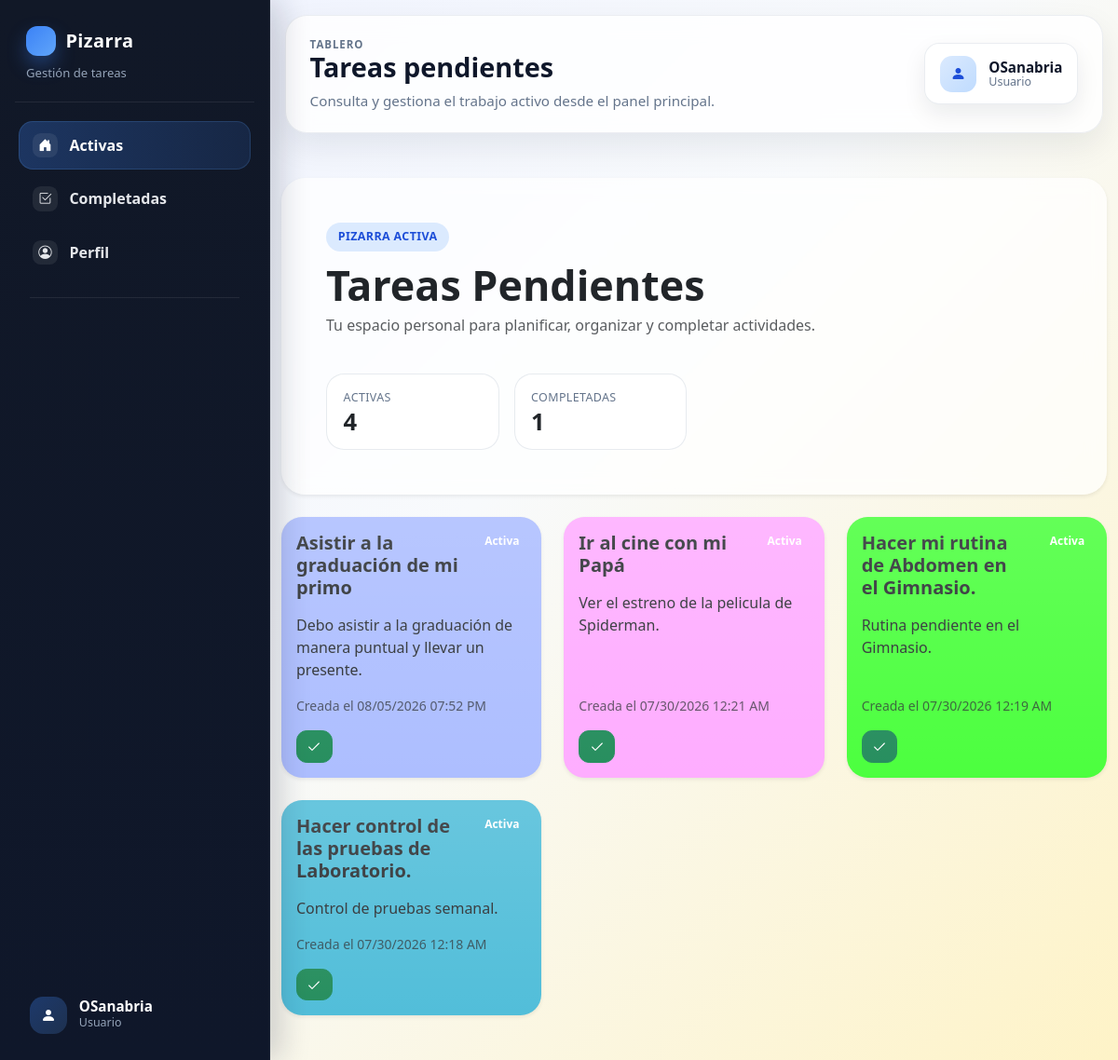
/dashboard/ (signed in), run on the app's committed database.
### tareas/models.py (models this page shows, shortened)
class Task(models.Model):
    class Status(models.TextChoices):
        PENDING = 'pending', 'Pendiente'
        COMPLETED = 'completed', 'Completada'
    title = models.CharField(max_length=120)
    description = models.TextField(blank=True)
    color = models.CharField(max_length=7, default='#ffeaa7')
    status = models.CharField(max_length=20, choices=Status.choices, default=Status.PENDING)
    created_at = models.DateTimeField(auto_now_add=True)
    completed_at = models.DateTimeField(null=True, blank=True)
    asignado_a = models.ForeignKey(
    User,
    on_delete=models.CASCADE,
    related_name='tareas',
    null=True,
    blank=True
)
    class Meta:
        ordering = ['-created_at']

### tareas/views.py (the view)
# urls.py: path('dashboard/', views.dashboard, name='dashboard'),
@login_required
def dashboard(request):
    pending_queryset = task_scope_queryset(request.user, Task.Status.PENDING)
    completed_queryset = task_scope_queryset(request.user, Task.Status.COMPLETED)
    if request.user.is_superuser:
        tasks, selected_assignee, selected_order, search_query = apply_superuser_filters(request, pending_queryset)
        filter_users = get_user_model().objects.order_by('username')
        filtered_count = tasks.count()
    else:
        tasks = pending_queryset
        selected_assignee = ''
        selected_order = 'recent'
        search_query = ''
        filter_users = []
        filtered_count = tasks.count()
    return render(request, 'dashboard.html', {
        'tasks': tasks,
        'pending_count': pending_queryset.count(),
        'completed_count': completed_queryset.count(),
        'filtered_count': filtered_count,
        'filter_users': filter_users,
        'selected_assignee': selected_assignee,
        'selected_order': selected_order,
        'search_query': search_query,
    })

### tareas/views.py (called while the page is built)
def task_scope_queryset(user, status):
    queryset = Task.objects.filter(status=status)
    if user.is_superuser:
        return queryset
    return queryset.filter(asignado_a=user)

### templates/dashboard.html (shortened to what this page needs)
{% extends 'base.html' %}
{% load tz %}
{% block topbar_kicker %}Tablero{% endblock %}
{% block topbar_title %}Tareas pendientes{% endblock %}
{% block topbar_subtitle %}Consulta y gestiona el trabajo activo desde el panel principal.{% endblock %}
{% block content %}
<div class="board-hero card border-0 shadow-sm mb-4">
  <div class="card-body p-4 p-md-5">
    <div class="d-flex flex-wrap justify-content-between align-items-center gap-3">
      <div class="hero-text">
        <span class="section-pill">Pizarra activa</span>
        <h1 class="display-6 fw-bold mb-2">Tareas Pendientes</h1>
        <p class="text-muted mb-0">Tu espacio personal para planificar, organizar y completar actividades.</p>
      </div>
    </div>
    <div class="row g-3 mt-4">
      <div class="col-6 col-md-3">
        <div class="stat-tile">
          <div class="stat-label">Activas</div>
          <div class="stat-value">{{ pending_count }}</div>
        </div>
      </div>
      <div class="col-6 col-md-3">
        <div class="stat-tile">
          <div class="stat-label">Completadas</div>
          <div class="stat-value">{{ completed_count }}</div>
        </div>
      </div>
    </div>
  </div>
</div>
{% if tasks %}
  <div class="row g-4">
    {% for task in tasks %}
      <div class="col-12 col-md-6 col-xl-4">
        <div class="task-card card h-100 border-0 shadow-sm" style="background-color: {{ task.color }};">
          <div class="card-body d-flex flex-column">
            <div class="d-flex justify-content-between align-items-start gap-3 mb-3">
              <h2 class="h5 fw-bold mb-0">{{ task.title }}</h2>
              <span class="badge text-bg-dark-subtle">Activa</span>
            </div>
            <p class="task-description flex-grow-1">{{ task.description|linebreaksbr }}</p>
            <div class="small text-muted mb-3">Creada el <span class="created-at" data-timestamp="{{ task.created_at|date:'c' }}">{{ task.created_at|localtime|date:"d/m/Y H:i" }}</span></div>
            <div class="d-flex flex-wrap gap-2">
              <form method="post" action="{% url 'task_complete' task.pk %}" id="complete-form-{{ task.pk }}">
                <button type="button" class="btn btn-sm btn-success app-btn" data-bs-toggle="modal" data-bs-target="#completeModal" data-form-id="complete-form-{{ task.pk }}" aria-label="Completar tarea">
                  <svg xmlns="http://www.w3.org/2000/svg" width="16" height="16" viewBox="0 0 24 24" fill="none" aria-hidden="true">
                    <path d="M20 6L9 17l-5-5" stroke="#fff" stroke-width="1.6" stroke-linecap="round" stroke-linejoin="round"/>
                  </svg>
                </button>
              </form>
            </div>
          </div>
        </div>
      </div>
    {% endfor %}
  </div>
{% else %}
  <div class="empty-state card border-0 shadow-sm">
    <div class="card-body p-5 text-center">
      <h2 class="h4 fw-bold mb-2">No tienes tareas activas</h2>
    </div>
  </div>
{% endif %}
{% endblock %}

### templates/base.html (shortened to what this page needs)
{% load static %}
<!doctype html>
<html lang="es">
<head>
  <link href="https://cdn.jsdelivr.net/npm/bootstrap@5.3.3/dist/css/bootstrap.min.css" rel="stylesheet">
  <link href="https://cdn.jsdelivr.net/npm/bootstrap-icons@1.11.3/font/bootstrap-icons.min.css" rel="stylesheet">
  <link rel="stylesheet" href="{% static 'css/style.css' %}?v=20260723b">
</head>
<body class="{% if user.is_authenticated %}app-authenticated{% endif %}">
  {% if user.is_authenticated %}
    <div class="app-shell">
      <aside class="sidebar-desktop d-none d-lg-flex">
        <div class="sidebar-brand">
          <a href="{% url 'dashboard' %}">Pizarra</a>
          <span>Gestión de tareas</span>
        </div>
        {% include 'partials/sidebar_nav.html' %}
      </aside>
      <div class="app-content">
        <header class="topbar">
          <div class="topbar-copy">
            <span class="topbar-kicker">{% block topbar_kicker %}Panel de trabajo{% endblock %}</span>
            <h1 class="topbar-title">{% block topbar_title %}Pizarra de tareas{% endblock %}</h1>
            <p class="topbar-subtitle">{% block topbar_subtitle %}Organiza y supervisa tus tareas desde un solo lugar.{% endblock %}</p>
          </div>
          <a class="topbar-profile d-none d-md-inline-flex" href="{% url 'profile' %}">
            <span class="topbar-profile-avatar"><i class="bi bi-person-fill"></i></span>
            <span class="topbar-profile-text">
              <strong>{{ user.username }}</strong>
              <small>{% if user.is_superuser %}Super administrador{% else %}Usuario{% endif %}</small>
            </span>
          </a>
        </header>
  {% endif %}
  <main class="{% if user.is_authenticated %}app-main container-fluid py-4 py-lg-5{% else %}container py-5{% endif %}">
    {% block content %}{% endblock %}
  </main>
  {% if user.is_authenticated %}
      </div>
    </div>
  {% endif %}
</body>
</html>

### templates/partials/sidebar_nav.html (shortened to what this page needs)
<nav class="sidebar-nav">
  <a class="sidebar-link {% if request.resolver_match.url_name == 'dashboard' %}active{% endif %}" href="{% url 'dashboard' %}">
    <span class="sidebar-icon"><i class="bi bi-house-door-fill"></i></span>
    <span>Activas</span>
  </a>
  <a class="sidebar-link {% if request.resolver_match.url_name == 'completed' %}active{% endif %}" href="{% url 'completed' %}">
    <span class="sidebar-icon"><i class="bi bi-check2-square"></i></span>
    <span>Completadas</span>
  </a>
  <a class="sidebar-link {% if request.resolver_match.url_name == 'profile' %}active{% endif %}" href="{% url 'profile' %}">
    <span class="sidebar-icon"><i class="bi bi-person-circle"></i></span>
    <span>Perfil</span>
  </a>
  <div class="sidebar-divider"></div>
  <div class="sidebar-user">
    <div class="sidebar-user-avatar">
      <i class="bi bi-person-fill"></i>
    </div>
    <div class="sidebar-user-meta">
      <strong>{{ request.user.username }}</strong>
      <span>{% if user.is_superuser %}Super administrador{% else %}Usuario{% endif %}</span>
    </div>
  </div>
</nav>

### data on the page
Task: title "Asistir a la graduación de mi primo", description "Debo asistir a la graduación de manera puntual y llevar un presente."
Task: title "Ir al cine con mi Papá", description "Ver el estreno de la pelicula de Spiderman."
Task: title "Hacer mi rutina de Abdomen en el Gimnasio.", description "Rutina pendiente en el Gimnasio."
Task: title "Hacer control de las pruebas de Laboratorio.", description "Control de pruebas semanal."

### other printed values
{{ request.user.username }} "OSanabria"
{{ user.username }} "OSanabria"
{{ pending_count }} "4"
{{ completed_count }} "1"
